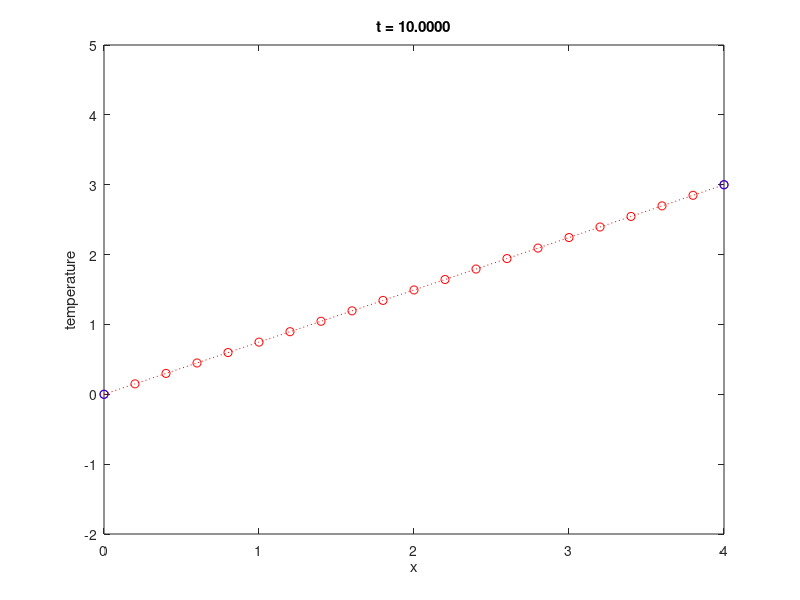

Here is the MATLAB script that generated this plot:
% HEATRODV2  In-class demo of solving heat flow in a rod problem.
% This version 2 fixes a cell-centering problem.  Basically it
% shows a different approach to the boundary values, which is a
% bit more accurate.

% rod of length 4 with a certain conductivity
L = 4;
K = 0.2;

% boundary temperatures
A = 0;
B = 3;

% cut up rod
n = 20;
dx = L / n;
x = 0:dx:L;   % segment (cell) centers; n+1 points

% initial temperature; random at interior points
g = [A;
     2 * (randn(n-1,1) + 1);
     B];

% right-hand side of system
f = @(t,u) (K/dx^2) * [0;  % u_1'(t)=0 since boundary temp is constant
                       u(1:n-1) - 2*u(2:n) + u(3:n+1);
                       0]; % u_{n+1}'(t)=0 same reason

% solve
tf = 10.0;  % duration of simulation
[t,u] = ode45(f, [0,tf], g);

% make movie
for j = 1:length(t)
    plot(x,u(j,:),'ro:', [0 L],[A B],'bo')
    axis([0 L -2 5]),  xlabel x,  ylabel('temperature')
    title(sprintf('t = %.4f',t(j)))
    pause(0.1)
end
